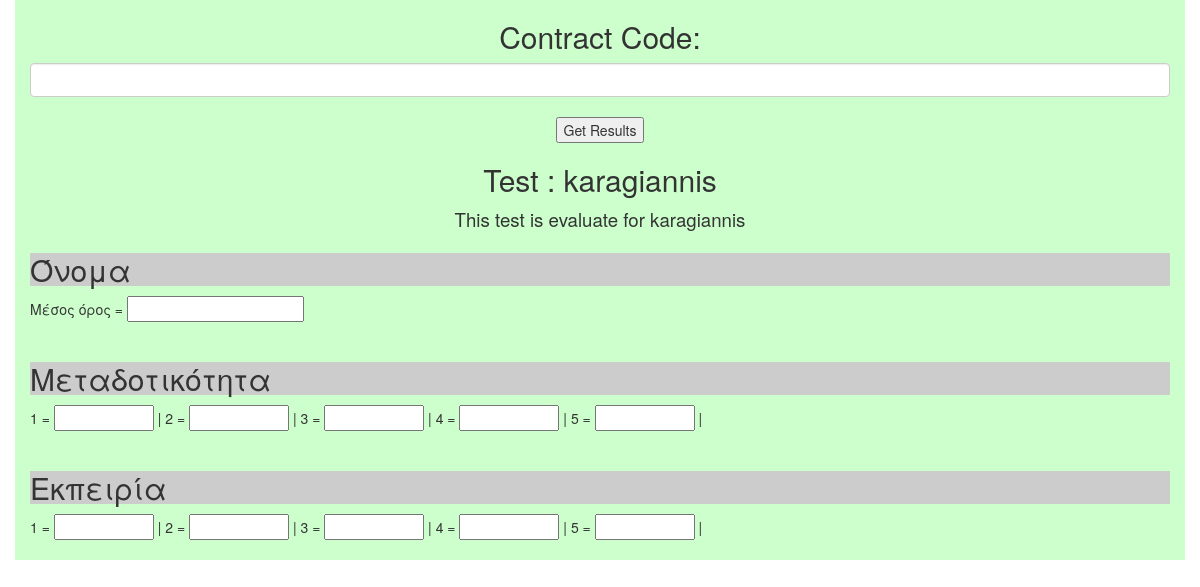
Screenshot of /showres.php?id=6 (signed in) with the database file from the repository.
### tables this page shows
CREATE TABLE `tests` (
  `id` int(11) NOT NULL,
  `onoma` varchar(400) NOT NULL,
  `perigrafi` varchar(1000) NOT NULL,
  `id_user` int(11) NOT NULL
);

CREATE TABLE `erotiseis` (
  `id` int(11) NOT NULL,
  `id_test` int(11) NOT NULL,
  `ekfonisi` varchar(2000) NOT NULL,
  `typos` varchar(200) NOT NULL,
  `answers` text NOT NULL
);

### src/showres.php (the view, shortened to what this page needs)
<?php
	include "connect.php";
?>
<!DOCTYPE html>
<html lang="en">
<head>
  <link rel="stylesheet" href="https://maxcdn.bootstrapcdn.com/bootstrap/3.4.1/css/bootstrap.min.css">
</head>
<body>
<div class=container style='background-color:#cfc'>
<center>
<h2>Contract Code:</h2> <input type=text class="form-control" id=contract style='text-align:center'><br>
<button onclick='getRes()'>Get Results</button>
</div>
<div class=container style='background-color:#cfc'>
<?php
 $sql="select * from tests where id='$_GET[id]'";
    $q=mysqli_query($conn,$sql);
    $r=mysqli_fetch_array($q);
    echo "<center><h2>Test : $r[onoma] </h2>
    <p style='font-size:14pt'>$r[perigrafi]</p></center>";
?>
<?php
    $sql="select * from erotiseis where id_test='$_GET[id]' ";
    $q=mysqli_query($conn,$sql);
    $e=0;
    while($r=mysqli_fetch_array($q))
    {
            echo "<h2 style='background-color:#ccc;'>$r[ekfonisi]</h2>";
            if ($r['typos']=='Multiple Choice')
            {
                $s=explode(",",$r['answers']);
				$vv=0;
                foreach ($s as $v)
                {
                    echo " $v  = <input type=number id=q$e"."_$vv style='width:100px'> |";
                    $vv++;
                }
            }
            else
            {
                echo "Μέσος όρος = <input type=number id=q$e"."_0>";
            }
            echo "<br><br>";
            $e++;
    }
?>
	</div>
</body>
</html>

### rows the page displays
tests: onoma "karagiannis", perigrafi "This test is evaluate for karagiannis"
erotiseis: ekfonisi "Όνομα"
erotiseis: ekfonisi "Μεταδοτικότητα", answers "1", answers "2", answers "3", answers "4", answers "5"
erotiseis: ekfonisi "Εκπειρία", answers "1", answers "2", answers "3", answers "4", answers "5"
